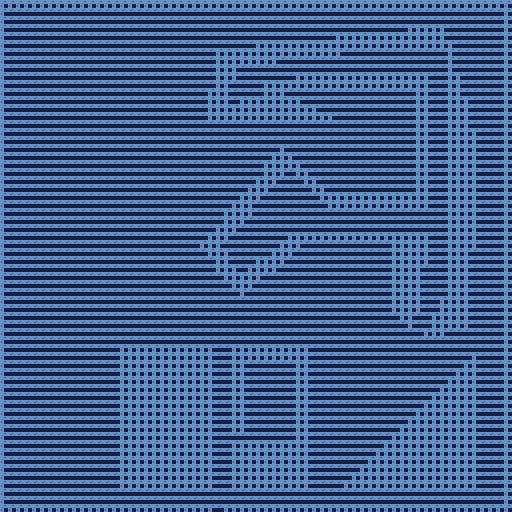

This game map was drawn from its Tiled (.tmx) file and the tilesets committed beside it. A one-line description and the trimmed map source follow:
An orthogonal 64x64 tile map with 8x8 px tiles, 1 tile layer (bg) and 101 objects (87x collision, 10x coin, 3x guard, player).

<map version="1.0" tiledversion="1.0.3" orientation="orthogonal" renderorder="right-down" width="64" height="64" tilewidth="8" tileheight="8" nextobjectid="118">
 <tileset firstgid="1" name="LD40" tilewidth="8" tileheight="8" tilecount="8" columns="4">
  <image source="../../art/tileMap.png" width="32" height="16" />
 </tileset>
 <layer name="bg" width="64" height="64">
  <data>[4096 cells, 4096 non-empty, 2 distinct tile ids]</data>
 </layer>
 <objectgroup name="collision">
  <object id="1" type="collision" x="119.5" y="345" width="95.5" height="143.5" />
  <object id="9" type="collision" x="1.42109e-14" y="503.75" width="215.5" height="8.5" />
  <object id="11" type="collision" x="222.917" y="503.083" width="289.5" height="8.5" />
  <object id="12" type="collision" x="513.583" y="0.583333" width="502.833" height="8.5" rotation="90" />
  <object id="13" type="collision" x="8.91683" y="1.08333" width="502.833" height="8.5" rotation="90" />
  <object id="14" type="collision" x="8.25" y="-0.25" width="496.5" height="8.5" />
  <object id="15" type="collision" x="232.667" y="343.333" width="14.6667" height="88" />
  <object id="16" type="collision" x="248" y="343.333" width="63.3333" height="16.6667" />
  <object id="17" type="collision" x="295.333" y="360" width="16" height="128.667" />
  <object id="18" type="collision" x="231.333" y="438.667" width="64" height="50" />
  <object id="20" type="collision" x="343.333" y="480" width="134.667" height="7.33333" />
  <object id="21" type="collision" x="351.333" y="472.667" width="128" height="7.33333" />
  <object id="22" type="collision" x="360" y="464" width="119.333" height="7.33333" />
  <object id="23" type="collision" x="367.333" y="455.333" width="111.333" height="8.66667" />
  <object id="24" type="collision" x="376" y="448" width="103.333" height="7.33333" />
  <object id="25" type="collision" x="383.333" y="440.667" width="95.3333" height="7.33333" />
  <object id="26" type="collision" x="391.333" y="432" width="88" height="7.33333" />
  <object id="27" type="collision" x="399.333" y="424.667" width="80" height="6.66667" />
  <object id="28" type="collision" x="408.667" y="416.667" width="70.6667" height="7.33333" />
  <object id="29" type="collision" x="416" y="408.667" width="62.6667" height="6.66667" />
  <object id="30" type="collision" x="424" y="401.333" width="54.6667" height="5.33333" />
  <object id="31" type="collision" x="432.667" y="393.333" width="46" height="6.66667" />
  <object id="32" type="collision" x="440.667" y="385.333" width="37.3333" height="6.66667" />
  <object id="33" type="collision" x="448.667" y="376.667" width="30.6667" height="6" />
  <object id="34" type="collision" x="456" y="368.667" width="22" height="7.33333" />
  <object id="35" type="collision" x="463.333" y="360.667" width="16.6667" height="7.33333" />
  <object id="36" type="collision" x="472" y="352.667" width="8" height="7.33333" />
  <object id="37" type="collision" x="423.333" y="328" width="25.3333" height="5.33333" />
  <object id="38" type="collision" x="430.667" y="312" width="40" height="16" />
  <object id="39" type="collision" x="440" y="296.667" width="31.3333" height="14.6667" />
  <object id="40" type="collision" x="448" y="96" width="22.6667" height="198.667" />
  <object id="41" type="collision" x="472" y="129.333" width="8" height="119.333" />
  <object id="42" type="collision" x="448.667" y="72.6667" width="14" height="20" />
  <object id="43" type="collision" x="448" y="42" width="6" height="30.6667" />
  <object id="44" type="collision" x="408" y="24" width="39.3333" height="22.6667" />
  <object id="45" type="collision" x="335.333" y="32" width="72.6667" height="14.6667" />
  <object id="46" type="collision" x="256.667" y="40.6667" width="84.6667" height="14" />
  <object id="47" type="collision" x="216.667" y="48.6667" width="64" height="14" />
  <object id="49" type="collision" x="216" y="62.6667" width="24" height="16.6667" />
  <object id="50" type="collision" x="216.667" y="80" width="13.3333" height="38" />
  <object id="51" type="collision" x="208" y="88" width="8.66667" height="30" />
  <object id="52" type="collision" x="232.667" y="103.333" width="86.6667" height="16" />
  <object id="53" type="collision" x="319.333" y="113.333" width="16.6667" height="6" />
  <object id="55" type="collision" x="240.5" y="97" width="63.5" height="5" />
  <object id="56" type="collision" x="264.5" y="80.5" width="23.5" height="13" />
  <object id="58" type="collision" x="297" y="72.5" width="134" height="16" />
  <object id="60" type="collision" x="289" y="79.5" width="8" height="8" />
  <object id="61" type="collision" x="416" y="88" width="16" height="120" />
  <object id="62" type="collision" x="328" y="192" width="80" height="16" />
  <object id="63" type="collision" x="408" y="192" width="8" height="16" />
  <object id="64" type="collision" x="320" y="184" width="8" height="16" />
  <object id="65" type="collision" x="312" y="176" width="8" height="16" />
  <object id="66" type="collision" x="304" y="168" width="8" height="16" />
  <object id="67" type="collision" x="296" y="160" height="8" />
  <object id="68" type="collision" x="272" y="152" width="16" height="16" />
  <object id="69" type="collision" x="288" y="152" height="8" />
  <object id="71" type="collision" x="288" y="152" width="8" height="8" />
  <object id="73" type="collision" x="288" y="160" width="8" height="8" />
  <object id="74" type="collision" x="280" y="144" width="8" height="8" />
  <object id="75" type="collision" x="264" y="168" width="24" height="8" />
  <object id="76" type="collision" x="264" y="160" width="8" height="8" />
  <object id="77" type="collision" x="256" y="176" width="24" height="8" />
  <object id="78" type="collision" x="248" y="184" width="24" height="8" />
  <object id="79" type="collision" x="240" y="192" width="24" height="8" />
  <object id="80" type="collision" x="232" y="200" width="24" height="16" />
  <object id="81" type="collision" x="232" y="216" width="16" height="8" />
  <object id="82" type="collision" x="224" y="208" width="8" height="32" />
  <object id="83" type="collision" x="232" y="224" width="8" height="8" />
  <object id="84" type="collision" x="216" y="224" width="8" height="48" />
  <object id="85" type="collision" x="208" y="232" width="8" height="24" />
  <object id="86" type="collision" x="200" y="240" width="8" height="8" />
  <object id="87" type="collision" x="224" y="248" width="8" height="32" />
  <object id="88" type="collision" x="232" y="264" width="8" height="24" />
  <object id="89" type="collision" x="240" y="272" width="8" height="24" />
  <object id="90" type="collision" x="248" y="264" width="8" height="24" />
  <object id="91" type="collision" x="256" y="256" width="8" height="24" />
  <object id="92" type="collision" x="264" y="256" width="8" height="16" />
  <object id="93" type="collision" x="272" y="248" width="8" height="24" />
  <object id="94" type="collision" x="280" y="240" width="8" height="24" />
  <object id="95" type="collision" x="288" y="248" width="8" height="8" />
  <object id="96" type="collision" x="288" y="232" width="16" height="16" />
  <object id="98" type="collision" x="304" y="232" width="128" height="8" />
  <object id="99" type="collision" x="392" y="240" width="40" height="24" />
  <object id="100" type="collision" x="392" y="264" width="32" height="48" />
  <object id="101" type="collision" x="400" y="312" width="16" height="8" />
  <object id="102" type="collision" x="408" y="320" width="8" />
  <object id="103" type="collision" x="408" y="320" width="8" height="8" />
 </objectgroup>
 <objectgroup name="events">
  <object id="104" type="player" x="265.75" y="393.25" width="8" height="8" />
  <object id="105" type="guard" x="136" y="212.667" width="8" height="8" />
  </objectgroup>
</map>
<!-- 12 of 101 objects omitted -->